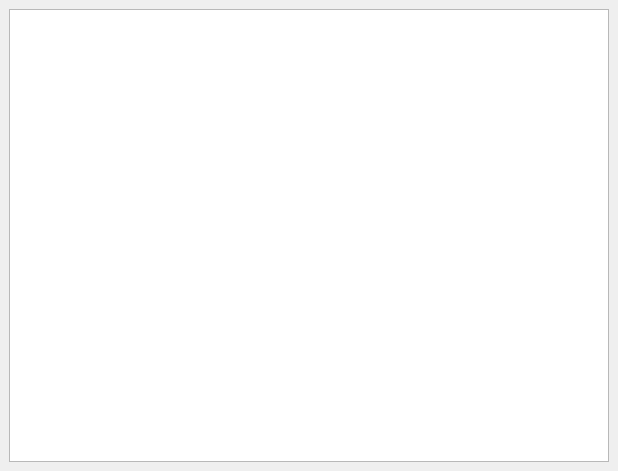
<?xml version="1.0" encoding="UTF-8"?>
<ui version="4.0">
 <class>MainWindow</class>
 <widget class="QMainWindow" name="MainWindow">
  <property name="geometry">
   <rect>
    <x>0</x>
    <y>0</y>
    <width>618</width>
    <height>471</height>
   </rect>
  </property>
  <property name="windowTitle">
   <string>MainWindow</string>
  </property>
  <widget class="QWidget" name="centralwidget">
   <layout class="QVBoxLayout" name="verticalLayout">
    <item>
     <widget class="QTableWidget" name="table"/>
    </item>
   </layout>
  </widget>
 </widget>
 <resources/>
 <connections/>
</ui>
